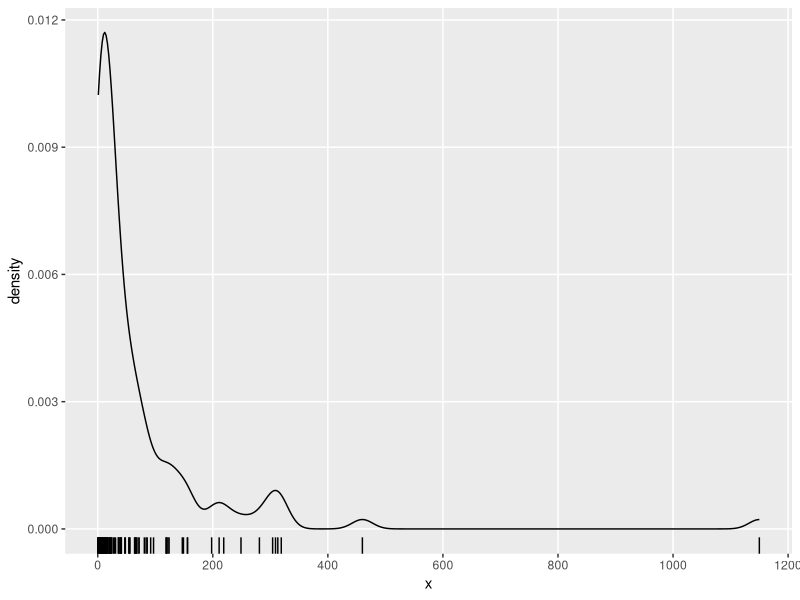

Generate this figure with R: (Note: this script raises an error after producing the figure.)
library(MASS)
library(tidyverse)
library(scales)

# see the tweet at https://twitter.com/HaydenMaths/status/1275640960081375232
# by eye, the Deloitteline is about y = 19000 -9.5x
# 19000 + 1000 * b1 = 9500
# b1= (9500 - 19000) / 1000 = -9.5
# 
# so target values for b0 and b1 are 19000, -9.5

xbreaks <- 0:6 * 200
ybreaks <- 0:6 * 10000

n <- 100
set.seed(123)

x <- MASS::rnegbin(n * 10, 70, .5) + 1
x <- sort(c(sample(x[x < 350], 98, replace = TRUE), 460, 1150))

# Density of the x variable (not shown in blog)
ggplot(data.frame(x = x), aes(x = x)) + 
  geom_rug() + 
  geom_density() + 
  scale_x_continuous(breaks = xbreaks) +
  theme(panel.grid.minor = element_blank())


#' Simulate data and compare its OLS fit to a desired OLS fit
#' 
#' @param par vector of slope and intercept of log(y) ~ log(x)
#' @param df degrees of freedom for the t distribution of residuals of y on the log scale
#' @param sigma scaling value for residuals
#' @param infl amount that residuals are inflated when x is less than 100
fn <- function(par, df, sigma, infl){

  log_b0 <- par[1]
  log_b1 <- par[2]
  
  
  set.seed(123)
  eps <- rt(n, df)
  eps <- eps / sd(eps) * sigma * ifelse(x < 100, infl, 1)
  y <- exp(log_b0 + log_b1 * log(x) +  eps)
  #y[c(n, n-1)] <- c(9700, 14000)
  
  mod <- lm(y ~ x)
  how_bad <- 
    # intercept should be about 19000
    20 * ((coef(mod)[1] - 19000) / 19000) ^ 2 + 
    # slope should be about -9.5
    20 * ((coef(mod)[2] - -9.5) / 9.5) ^ 2 + 
    # maximum should be about 50000
    ((max(y) - 48000) / 48000) ^ 2  + 
    # 5th percentile should be about 10000
    ((quantile(y, 0.05) - 10000) / 10000) ^ 2 +
    # median should be about 15000:
    ((quantile(y, 0.5) - 15000) / 15000) ^ 2

  return(how_bad)
}

infl <- 1.8
sigma = 0.20
df = 13
best <- optim(c(10, -2), fn = fn, df = df, sigma = sigma, infl = infl)

# simulate data with the best set of parameters
set.seed(123)
eps <- rt(n, df)
eps <- eps / sd(eps) * sigma * ifelse(x < 100, infl, 1)
y <- exp(best$par[1] + best$par[2] * log(x) + eps)
y[c(n, n-1)] <- c(9700, 14000)

the_data <- data.frame(x, y)

p1 <- ggplot(the_data, aes(x = x, y = y)) +
  geom_point()  + 
  geom_smooth(method = "lm", formula = "y ~ x", colour = "white") +
  scale_x_continuous(breaks = xbreaks, label = comma) +
  scale_y_continuous(breaks = ybreaks, label = comma, limits = c(0, 60000)) +
  theme(panel.grid.minor = element_blank()) +
  labs(title = "Simulated data with various lines of best fit",
       subtitle = "Ordinary least squares")

svg_png(p1, "../img/0187-ols")

mod <- lm(y ~ x)
coef(mod) # should be close to 19000, -9.5
summary(mod)

p2 <- ggplot(the_data, aes(x = x, y = y)) +
  geom_point()  + 
  geom_smooth(method = "gam", colour = "white") +
  scale_x_continuous(breaks = xbreaks, label = comma) +
  scale_y_continuous(breaks = ybreaks, label = comma, limits = c(0, 60000)) +
  theme(panel.grid.minor = element_blank()) +
  labs(title = "Simulated data with various lines of best fit",
       subtitle = "Generalized Additive Model")

svg_png(p2, "../img/0187-gam")

p3 <- ggplot(the_data, aes(x = x, y = y)) +
  geom_point()  + 
  geom_smooth(method = "rlm", method.args = list(method = "MM"), colour = "white") +
  scale_x_continuous(breaks = xbreaks, label = comma) +
  scale_y_continuous(breaks = ybreaks, label = comma, limits = c(0, 60000)) +
  theme(panel.grid.minor = element_blank()) +
  labs(title = "Simulated data with various lines of best fit",
       subtitle = "MM-estimation of straight line")

svg_png(p3, "../img/0187-mm")


mod2 <- lm(log(y) ~ log(x), data = the_data)
pred2 <- predict(mod2, se.fit = TRUE)
the_data <- the_data %>%
  mutate(fit_log = exp(pred2$fit),
         lower_log = exp(pred2$fit - 1.96 * pred2$se.fit),
         upper_log = exp(pred2$fit + 1.96 * pred2$se.fit))

p4 <- ggplot(the_data, aes(x = x, y = y)) +
  geom_ribbon(aes(ymin = lower_log, ymax = upper_log), fill = "grey60", alpha = 0.7) +
  geom_point()  + 
  geom_line(aes(y = fit_log), colour = "white") +
  scale_x_continuous(breaks = xbreaks, label = comma) +
  scale_y_continuous(breaks = ybreaks, label = comma, limits = c(0, 60000)) +
  theme(panel.grid.minor = element_blank()) +
  labs(title = "Simulated data with various lines of best fit",
       subtitle = "Ordinary Least Squares after log transforms, shown on original scale")

svg_png(p4, "../img/0187-log")


p5 <- ggplot(the_data, aes(x = x, y = y)) +
  geom_ribbon(aes(ymin = lower_log, ymax = upper_log), fill = "grey60", alpha = 0.7) +
  geom_point()  + 
  geom_line(aes(y = fit_log), colour = "white") +
  scale_x_log10(breaks = xbreaks, label = comma) +
  scale_y_log10(breaks = ybreaks, label = comma) +
  theme(panel.grid.minor = element_blank()) +
  labs(title = "Simulated data with various lines of best fit",
       subtitle = "Ordinary Least Squares after log transforms, shown with log scales")

svg_png(p5, "../img/0187-log-log")
